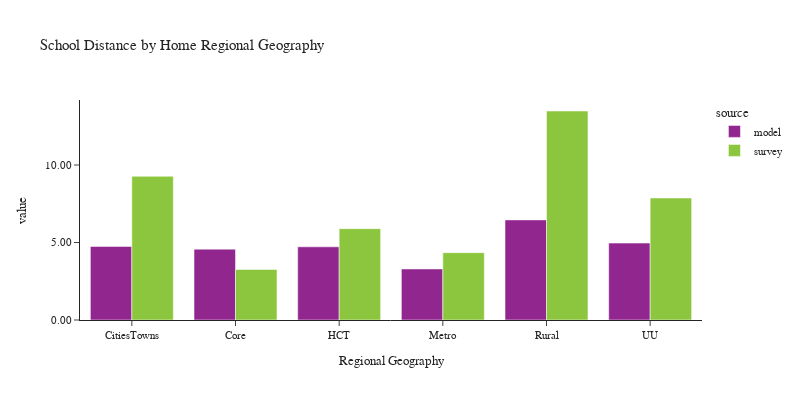

Here is the notebook cell this chart was saved with:
### Code cell
plot_school_location(df_students, 'rg_proposed_home', 'Home Regional Geography', 'Regional Geography')

### Figure 1 — Plotly figure (JSON) as saved in the notebook; plotly's stock layout.template omitted (floating-point values rounded to 4 significant figures)
{"data": [{"alignmentgroup": "True", "customdata": [[9420], [22248], [22399], [26420], [11932], [4860]], "hovertemplate": "source=model<br>rg_proposed_home=%{x}<br>value=%{y}<br>sample count=%{customdata[0]}<extra></extra>", "legendgroup": "model", "marker": {"color": "#91268F", "pattern": {"shape": ""}}, "name": "model", "offsetgroup": "model", "orientation": "v", "showlegend": true, "textposition": "auto", "type": "bar", "x": ["CitiesTowns", "Core", "HCT", "Metro", "Rural", "UU"], "xaxis": "x", "y": [4.747, 4.571, 4.722, 3.295, 6.459, 4.963], "yaxis": "y"}, {"alignmentgroup": "True", "customdata": [[43], [94], [170], [502], [65], [19]], "hovertemplate": "source=survey<br>rg_proposed_home=%{x}<br>value=%{y}<br>sample count=%{customdata[0]}<extra></extra>", "legendgroup": "survey", "marker": {"color": "#8CC63E", "pattern": {"shape": ""}}, "name": "survey", "offsetgroup": "survey", "orientation": "v", "showlegend": true, "textposition": "auto", "type": "bar", "x": ["CitiesTowns", "Core", "HCT", "Metro", "Rural", "UU"], "xaxis": "x", "y": [9.271, 3.261, 5.892, 4.345, 13.48, 7.868], "yaxis": "y"}], "layout": {"barmode": "group", "font": {"size": 11}, "height": 400, "legend": {"title": {"text": "source"}, "tracegroupgap": 0}, "title": {"text": "School Distance by Home Regional Geography"}, "width": 800, "xaxis": {"anchor": "y", "domain": [0.0, 1.0], "title": {"text": "Regional Geography"}}, "yaxis": {"anchor": "x", "domain": [0.0, 1.0], "tickformat": ".2f", "title": {"text": "value"}}}}
